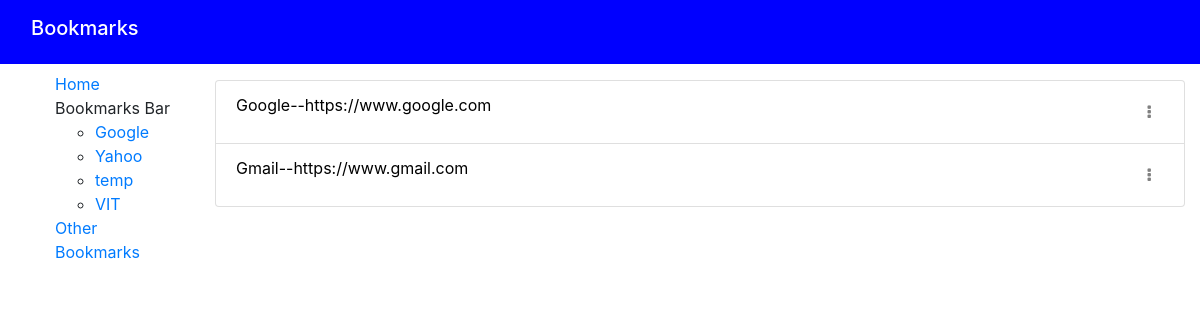
Page /bookmarks/10/folder/ on the committed database.
### bookmarksapp/models.py (models this page shows, shortened)
class Folder(models.Model):
    name = models.CharField(max_length=200, help_text='Enter the folder name')

class Bookmarks(models.Model):
    name = models.CharField(max_length=200, help_text='Enter a webpage name')
    url = models.CharField(max_length=200, help_text='Enter a webpage url')
    description = models.CharField(max_length=200, help_text='Enter a webpage description')
    tags = TaggableManager(help_text='Enter webpage tags')
    folder = models.ForeignKey('Folder', on_delete=models.CASCADE, null=True, blank=True)

### bookmarksapp/views.py (the view)
# urls.py: path('<int:pk>/folder/', views.FolderList, name='list-folder'),
def FolderList(request,pk):
    folder_list = Folder.objects.all()
    folder = get_object_or_404(Folder, pk=pk)
    context = {
        'folder_list': folder_list,
        'folder': folder,
    }
    return render(request, 'bookmarksapp/list_folder.html', context=context)

### bookmarksapp/templates/bookmarksapp/list_folder.html (shortened to what this page needs)
{% extends "base_generic.html" %}
{% block content %}
    {% if folder.bookmarks_set.all %}
    <ul class="list-group">
    {% for bookmark in folder.bookmarks_set.all %}
        <li class=" list-group-item flex-column align-items-start"><a style="text-decoration: none; color:black;" onmouseover = "this.style.color = 'blue'" onmouseout = "this.style.color = 'black'"  href="{{ bookmark.url }}" target="_blank">{{ bookmark.name }}--{{ bookmark.url }}
        <div class="dropdown show" style="display: inline-block; float: right;">
          <a class="btn" href="#" role="button" id="dropdownItemLink" data-toggle="dropdown" aria-haspopup="true" aria-expanded="false">
            <i class="fa fa-ellipsis-v" style="color: grey;"></i>
          </a>
        </div>
      </a>
        </li>
    {% endfor %}
    </ul>
  {% else %}
    <p>There are no bookmarks in {{ folder.name }} folder</p>
  {% endif %}
{% endblock %}

### bookmarksapp/templates/base_generic.html (shortened to what this page needs)
<!DOCTYPE html>
<html lang="en">
<head>
  <link rel="stylesheet" href="https://cdn.jsdelivr.net/npm/bootstrap@4.5.3/dist/css/bootstrap.min.css">
  <link rel="stylesheet" href="https://maxcdn.bootstrapcdn.com/font-awesome/4.4.0/css/font-awesome.min.css">
  <link rel="stylesheet" href="https://cdnjs.cloudflare.com/ajax/libs/font-awesome/4.7.0/css/font-awesome.min.css">
  {% load static %}
  <link rel="stylesheet" href="{% static 'css/styles.css' %}">
</head>
<body>
 <nav class="navbar navbar-expand-lg" style="background-color: blue">
  <div class="container-fluid" >
    <h2 class="navbar-brand" style="color: white;">Bookmarks</h2>
  </div>
</nav>
<div class="container-fluid">
    <div class="row">
      <div class="mysidebar col-sm-2 pt-2">
        <ul class="sidebar-nav" style="list-style-type: none;">
          <li> <a href="{% url 'index' %}">Home</a></li>
          <li>Bookmarks Bar
            <ul>
              {% for folder in folder_list %}
              <li><a href="{% url 'list-folder' folder.id %}">{{ folder.name }}</a></li>
              {% endfor %}
            </ul>
          </li>
          <li> <a href="{% url 'list-folder-unknown' %}">Other Bookmarks</a>
          </li>
        </ul>
      </div>
  <div class="col-sm-10 pt-3">
    {% block content %} {% endblock %}
    </div>
  </div>
</div>
</body>
</html>

### rows in the picture
Folder: name "Google"
Folder: name "Yahoo"
Folder: name "temp"
Folder: name "VIT"
Bookmarks: name "Google", url "https://www.google.com"
Bookmarks: name "Gmail", url "https://www.gmail.com"
